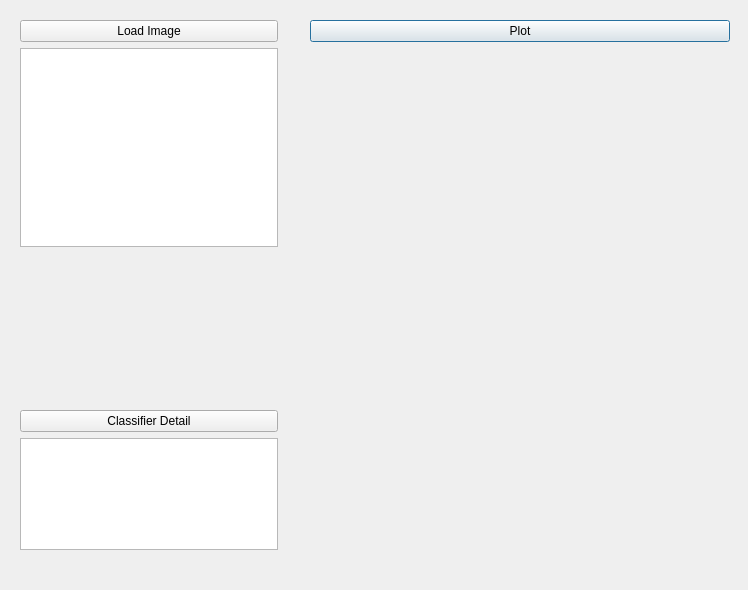
<?xml version="1.0" encoding="UTF-8"?>
<ui version="4.0">
 <class>Dialog</class>
 <widget class="QDialog" name="Dialog">
  <property name="geometry">
   <rect>
    <x>0</x>
    <y>0</y>
    <width>748</width>
    <height>590</height>
   </rect>
  </property>
  <property name="windowTitle">
   <string>Dialog</string>
  </property>
  <widget class="QWidget" name="layoutWidget">
   <property name="geometry">
    <rect>
     <x>310</x>
     <y>20</y>
     <width>420</width>
     <height>531</height>
    </rect>
   </property>
   <layout class="QVBoxLayout" name="verticalLayout">
    <item>
     <widget class="QPushButton" name="pushButton">
      <property name="text">
       <string>Plot</string>
      </property>
     </widget>
    </item>
    <item>
     <widget class="matplotlibWidget" name="widget" native="true"/>
    </item>
   </layout>
  </widget>
  <widget class="QWidget" name="layoutWidget">
   <property name="geometry">
    <rect>
     <x>20</x>
     <y>20</y>
     <width>258</width>
     <height>227</height>
    </rect>
   </property>
   <layout class="QVBoxLayout" name="verticalLayout_2">
    <item>
     <widget class="QPushButton" name="pushButton_2">
      <property name="text">
       <string>Load Image</string>
      </property>
     </widget>
    </item>
    <item>
     <widget class="QGraphicsView" name="graphicsView"/>
    </item>
   </layout>
  </widget>
  <widget class="QWidget" name="">
   <property name="geometry">
    <rect>
     <x>20</x>
     <y>260</y>
     <width>257</width>
     <height>140</height>
    </rect>
   </property>
   <layout class="QVBoxLayout" name="verticalLayout_3">
    <item>
     <widget class="QLabel" name="label">
      <property name="text">
       <string/>
      </property>
     </widget>
    </item>
    <item>
     <widget class="QLabel" name="label_3">
      <property name="text">
       <string/>
      </property>
     </widget>
    </item>
    <item>
     <widget class="QLabel" name="label_2">
      <property name="text">
       <string/>
      </property>
     </widget>
    </item>
   </layout>
  </widget>
  <widget class="QWidget" name="">
   <property name="geometry">
    <rect>
     <x>20</x>
     <y>410</y>
     <width>258</width>
     <height>140</height>
    </rect>
   </property>
   <layout class="QVBoxLayout" name="verticalLayout_4">
    <item>
     <widget class="QPushButton" name="pushButton_3">
      <property name="text">
       <string>Classifier Detail</string>
      </property>
     </widget>
    </item>
    <item>
     <widget class="QListView" name="listView"/>
    </item>
   </layout>
  </widget>
 </widget>
 <customwidgets>
  <customwidget>
   <class>matplotlibWidget</class>
   <extends>QWidget</extends>
   <header>matplotlibwidgetFile</header>
   <container>1</container>
  </customwidget>
 </customwidgets>
 <resources/>
 <connections/>
</ui>
